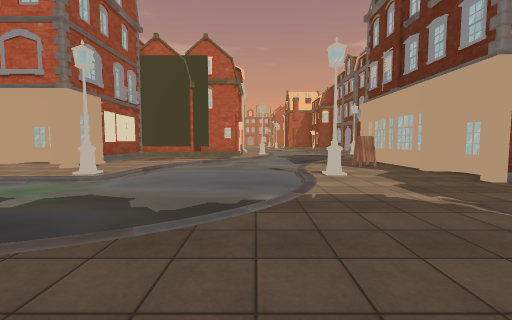
[1] (above)

18 first-person views from a walk through a Unity game level. The camera is 1.4 m above the floor, tilts 4° down and sees 90° across. The floor is counted in squares, 2 m on a side. Each view is taken from the middle of a square. On the plan, view 1 faces up. The plan holds only what a view shows up to about 9 squares ahead; the rest is blank. The place goes on beyond the plan. The player is left out. Some surface patterns are stand-ins.

[2]
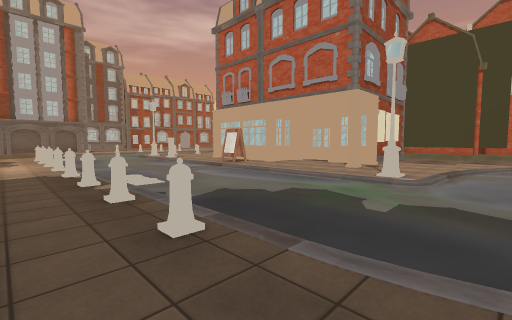

[3]
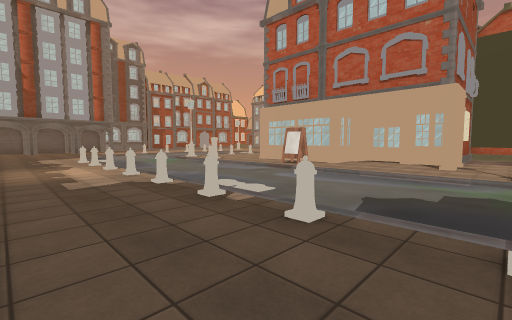

[4]
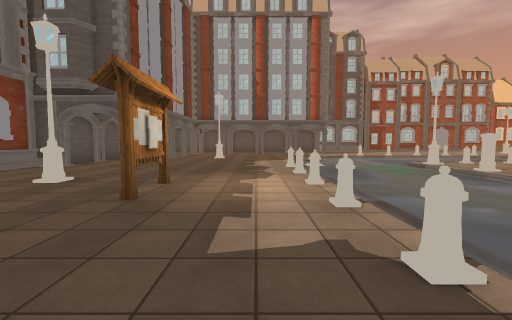

[5]
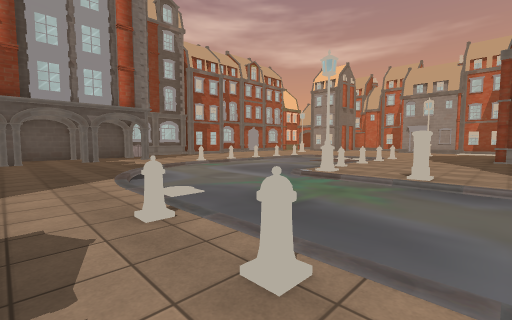

[6]
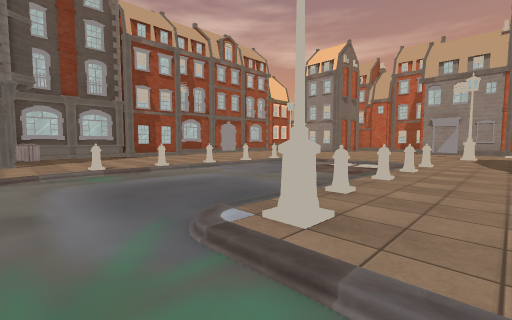

[7]
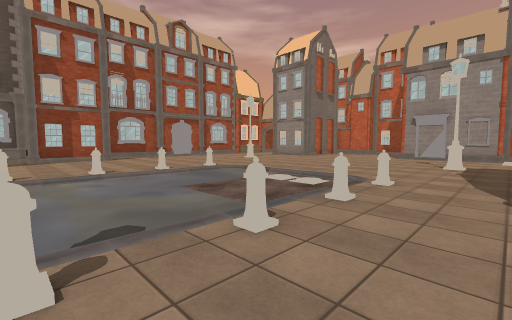

[8]
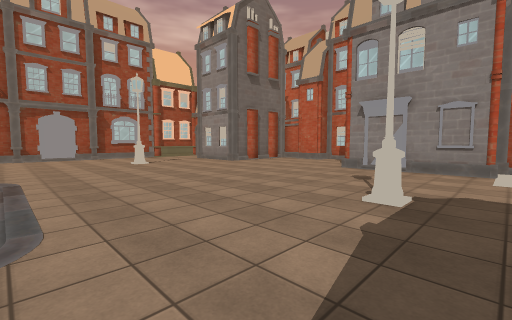

[9]
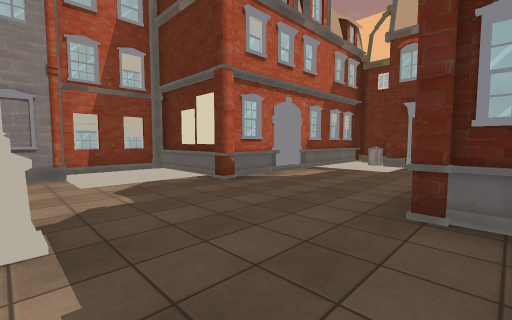

[10]
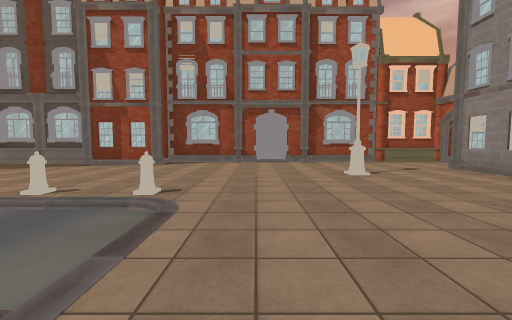

[11]
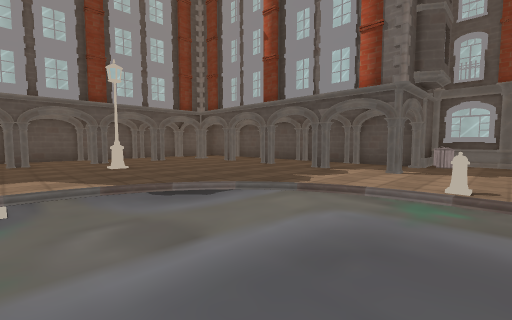

[12]
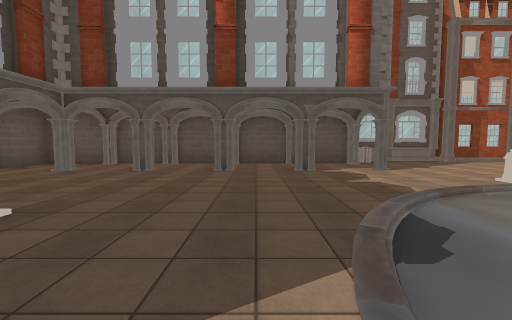

[13]
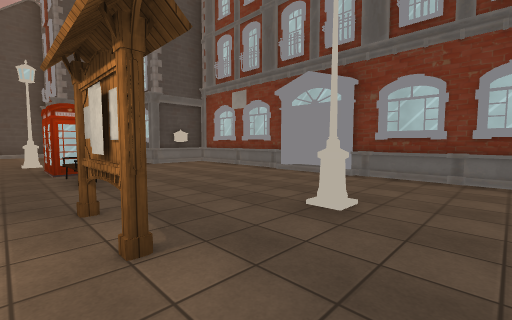

[14]
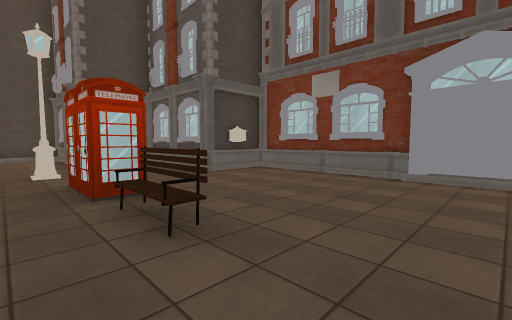

[15]
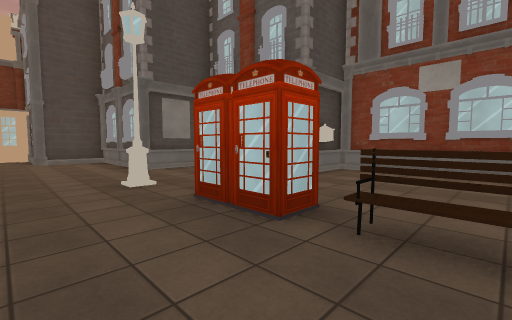

[16]
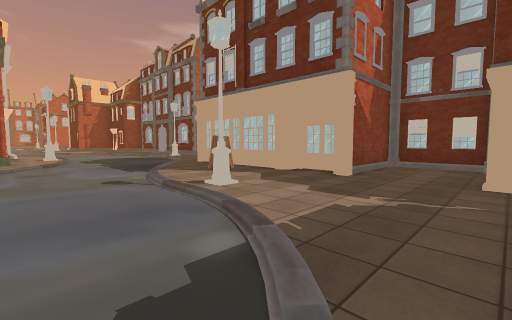

[17]
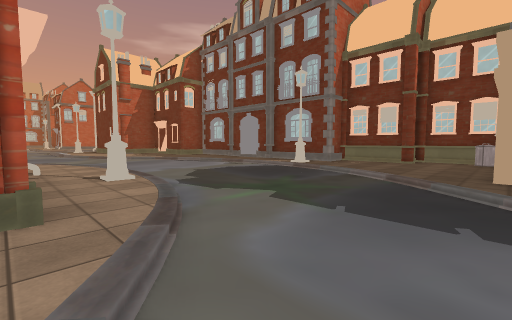

[18]
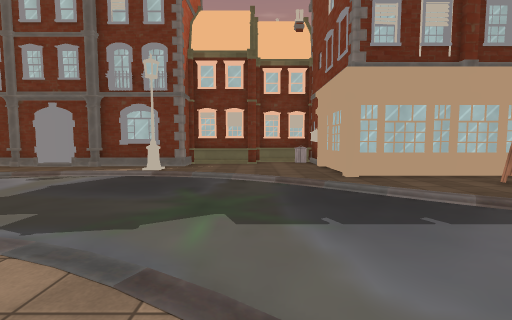

### Floor plan
Key: @ floor where view 1 was taken; # wall or solid block; . main floor; - floor 0.25 m lower than the main floor; / step, stairs or slope; O other object.
Columns run from 26 left of view 1 to 8 right of it. Each row starts with its distance up from view 1.
 20 O      ..   OOO                  #
 19 O.    ...O##..OO          /---  .#
 18 #...O.........OO   O      .----..#
 17 #.............O#/OOOO    ../---/O#
 16 O..................OO    O./---/.#
 15 #..O.......O.......#     OO/---/O#
 14 #.................        ./---/.O
 13 #.............#        ###.----...
 12 #....O.///O...#     O ##O./---/...#
 11 #.....----....#     #..../----....O
 10 #O...O/---O....     #....----/O##OO
  9 ##...O----O....   ###.../---/..
  8 OO....----.....   O.OO..----.O.
  7 O....O/---O....  #/..O./---/...
  6 #....O----/O.O. .O/...O/---/O.O#
  5 OO.....---//////////////---/..O###
  4 ##O.O./--------------------/.....O
  3  #...../------------------/......#
  2  #..O.../---------..-----/....O  #
  1  #..........OO.OO.OO.OO.....
  0  #..O.....................@....
 -1  #..........................##OOOO
 -2  #..O...O......OO.O.O.O.....#
 -3  #.......................O#O#
 -4  #..O.O O.O.O.O..........##
 -5  #...    ............OO#O#
 -6  ###O    ###..O...O...   O
 -7              #########   O

Positions as (right, up) in squares from view 1, and headings:
1: (0, 0), facing up
2: (-2, 0), facing up-left
3: (-4, -1), facing up-left
4: (-7, 0), facing left
5: (-12, 0), facing up-left
6: (-14, 4), facing up-left
7: (-14, 7), facing up-left
8: (-14, 12), facing up-left
9: (-15, 13), facing up-right
10: (-17, 13), facing left
11: (-16, 6), facing down-left
12: (-16, 1), facing left
13: (-13, -1), facing down-right
14: (-10, -1), facing down-right
15: (-8, 0), facing down-right
16: (-1, 2), facing up-right
17: (-1, 10), facing up-right
18: (-1, 12), facing right
